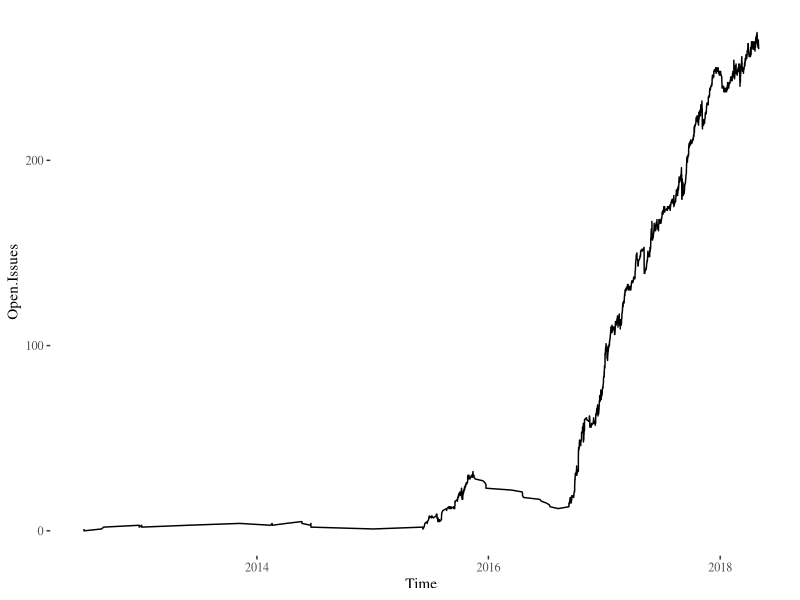
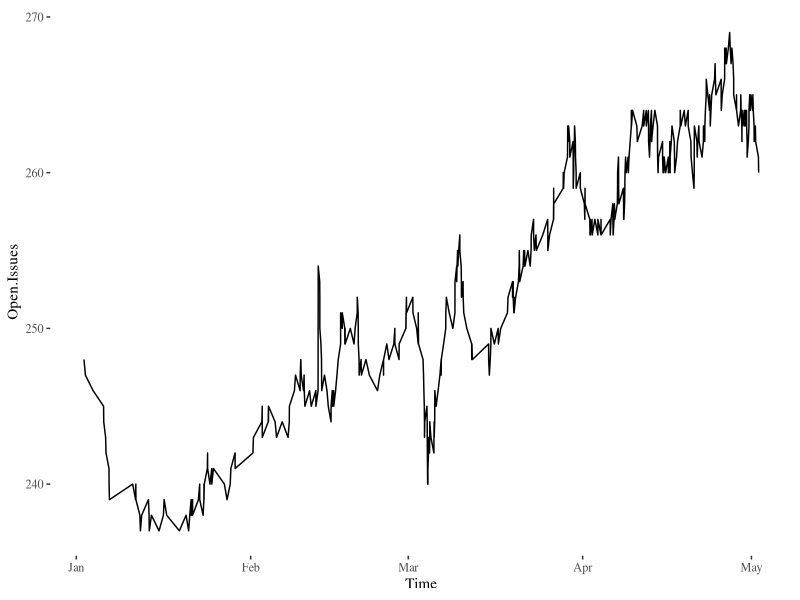

These charts were generated, in order, by the following R code:
library(ggplot2)
library(ggthemes)

issues.t <- read.csv("../data/issues-timeline-posix.csv")

issues.t$Time <- as.POSIXct(issues.t$Time)
ggplot(issues.t, aes(x=Time,y=Open.Issues))+geom_line()+theme_tufte()
issues.2018 <- issues.t[issues.t$Time >= "2018-01-01",]
ggplot(issues.2018, aes(x=Time,y=Open.Issues))+geom_line()+theme_tufte()
